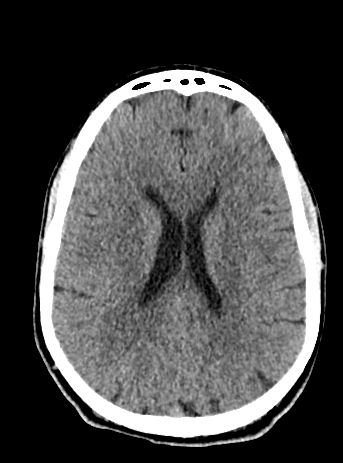
#> input picture ct_teste.png, 343 x 463 px
$ python main.py
#> lines starting #> are read from the running program, lines starting #| are printed output that depends on the picture
import numpy as np
import matplotlib.pyplot as plt

from skimage.io import imread

from skimage.transform import (
    radon,
    iradon,
    iradon_sart
)
from skimage.transform import resize


# 1. IMAGEM ORIGINAL

image = imread("ct_teste.png", as_gray=True)
#> image is the input picture: shape (463, 343) float64; min 0, max 1, mean 0.296

image = resize(
    image,
    (256, 256),
    anti_aliasing=True
)
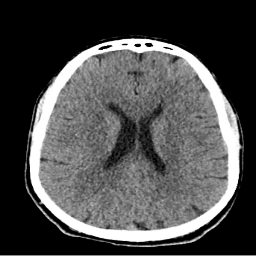
#> image: shape (256, 256) float64; min 0, max 1, mean 0.296

# 2. GERAR DADOS BRUTOS (SINOGRAMA)

theta = np.linspace(
    0.,
    180.,
    max(image.shape),
    endpoint=False
)
#> theta = 256 values from 0 to 179.3

sinogram = radon(
    image,
    theta=theta,
    circle=True
)
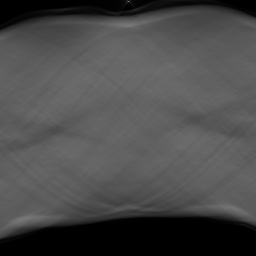
#> sinogram: shape (256, 256) float64; min 0, max 143.9, mean 75.4

# 3. RETROPROJEÇÃO SIMPLES

backprojection = iradon(
    sinogram,
    theta=theta,
    filter_name=None
)
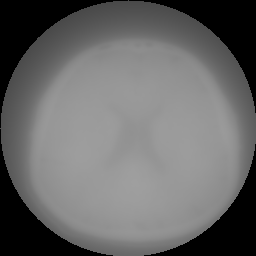
#> backprojection: shape (256, 256) float64; min 0, max 159.4, mean 103.6

# 4. RETROPROJEÇÃO FILTRADA

filtered_backprojection = iradon(
    sinogram,
    theta=theta,
    filter_name='ramp'
)
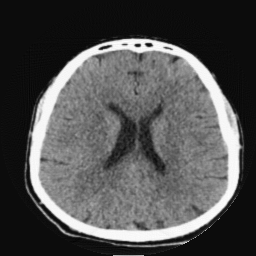
#> filtered_backprojection: shape (256, 256) float64; min -0.0528, max 1.03, mean 0.293; drawn with min black and max white

# 5. RECONSTRUÇÃO ITERATIVA (SART)

iterative = iradon_sart(
    sinogram,
    theta=theta
)
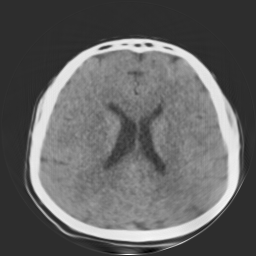
#> iterative: shape (256, 256) float64; min -0.253, max 1.15, mean 0.295; drawn with min black and max white

# 6. EXIBIÇÃO

fig, axes = plt.subplots(
    1,
    5,
    figsize=(18, 4)
)

axes[0].imshow(image, cmap="gray")
axes[0].set_title("Original")

axes[1].imshow(sinogram, cmap="gray", aspect="auto")
axes[1].set_title("Sinograma")

axes[2].imshow(backprojection, cmap="gray")
axes[2].set_title("Retroprojeção Simples")

axes[3].imshow(filtered_backprojection, cmap="gray")
axes[3].set_title("Retroprojeção Filtrada")

axes[4].imshow(iterative, cmap="gray")
axes[4].set_title("Reconstrução Iterativa")

for ax in axes:
    ax.axis("off")

plt.tight_layout()
plt.show()
